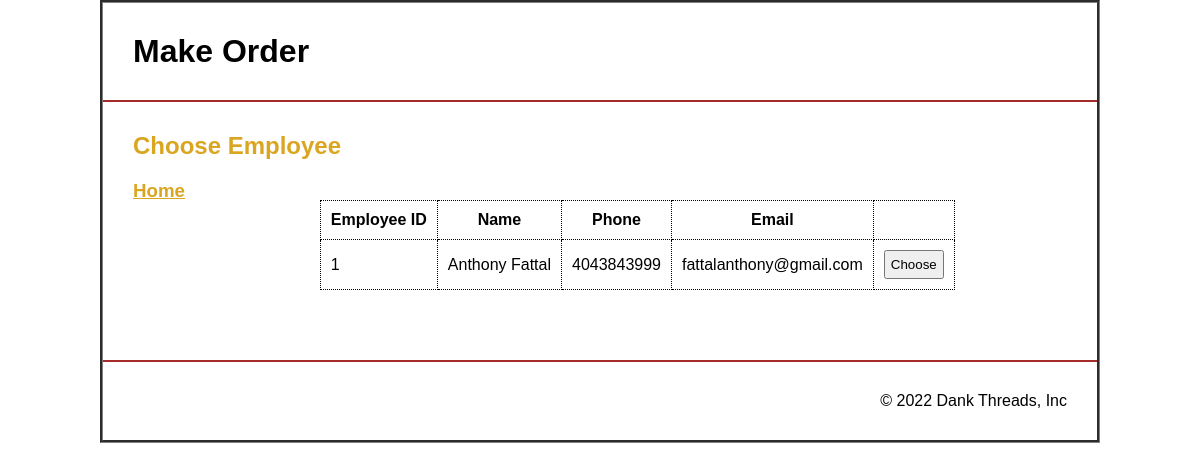
The page /orderchooseemployee.php on the database its author committed.
### tables this page shows
CREATE TABLE `employees` (
  `eid` int(11) NOT NULL,
  `ename` varchar(255) NOT NULL,
  `phone_number` varchar(50) NOT NULL,
  `email` varchar(250) NOT NULL
);

### orderchooseemployee.php (the view, shortened to what this page needs)
<?php
include('db_conn.php');
$info = $show2 = $show1 = '';
$sql2 = "SELECT * FROM `employees`;";
$result1 = mysqli_query($conn,$sql2);
$row1 = mysqli_fetch_assoc($result1);
if (!empty($row1)) {
    do {
        $show2 .= '
        <tr>
            <td>'.$row1['eid'].'</td>
            <td>'.$row1['ename'].'</td>
            <td>'.$row1['phone_number'].'</td>
            <td>'.$row1['email'].'</td>
            <td><button onclick="location.href=\'orderchoosecustomer.php?eid='.$row1['eid'].'\';">Choose</button></td>
        </tr>';
    } while ($row1 = mysqli_fetch_assoc($result1));
}
?>
<!DOCTYPE html>
<html lang="en">
<head>
    <link rel="stylesheet" href="style.css">
</head>
<body>
    <header>
        <h1>
            Make Order
        </h1>
    </header>
    <main>
        <h2 class="page_title">
            Choose Employee
        </h2>
        <div class="flex">
            <aside class="left">
                <h3 class="title"><a href="index.php">Home</a></h3>
            </aside>
            <aside class="right">
                <table class="list">
                    <tr>
                        <th>Employee ID</th>
                        <th>Name</th>
                        <th>Phone</th>
                        <th>Email</th>
                        <th></th>
                    </tr>
                    <?php echo $show2; ?>
                </table>
            </aside>
        </div>
    </main>
    <footer>
        <p>&copy; 2022 Dank Threads, Inc</p>
    </footer>
</body>
</html>

### style.css (style rules this page uses)
* { margin: 0; padding: 0; box-sizing: border-box; font-family: sans-serif; }
body { border: 3px groove grey; max-width: 1000px; margin-left: auto; margin-right: auto; }
header { padding: 30px; border-bottom: 2px solid brown; }
main { padding: 30px; }
.flex { display: flex; flex-direction: row; flex-wrap: nowrap; padding: 20px 0; }
.page_title { color: goldenrod; }
.title a { color: inherit !important; }
.title { margin-bottom: 10px; color: goldenrod; }
.left { width: 20%; }
.right { width: 80%; }
table.list { border: 2px gray groove; margin: 20px 0; }
table { margin: 20px 0; }
table.list, .list th, .list td { padding: 10px; border: 1px dotted; border-collapse: collapse; }
th, td { padding: 10px; }
button { padding: 5px; }
main a { font-weight: 600; }
footer { padding: 30px; text-align: right; border-top: 2px solid brown; }

### rows shown on the page
employees: eid "1", ename "Anthony Fattal", phone_number "4043843999", email "fattalanthony@gmail.com"
